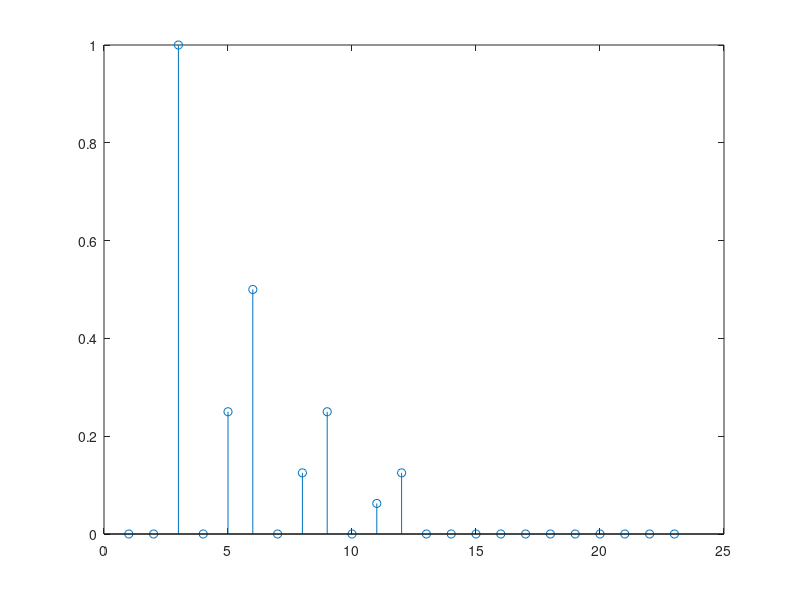

Reproduce this figure in MATLAB.
% Create n-vector
n = -1:1:10;
% Create impulse response
x = zeros(1,12);
x(2) = 1;
%Create impulse response
h = [0 1 0 .25 .5 0 .125 .25 0 .0625 .125 0];
y = conv(x,h);
grid on
stem(y)
